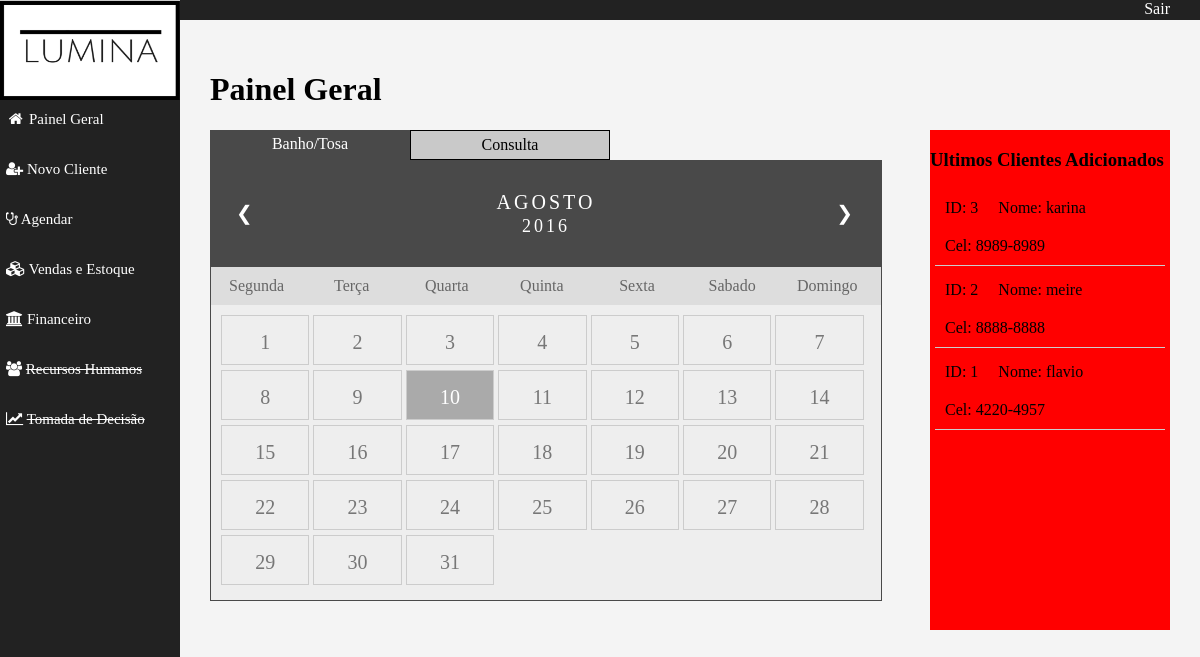
The app's page /home.php with its own data.
### tables this page shows
CREATE TABLE IF NOT EXISTS `clientes` (
  `ID_petshop` int(11) NOT NULL,
  `ID_cli` int(11) NOT NULL AUTO_INCREMENT,
  `Nome_cli` varchar(255) NOT NULL,
  `Tel_cli` varchar(255) NOT NULL,
  `Cel_cli` varchar(255) NOT NULL,
  `Cidade_cli` varchar(255) NOT NULL,
  `Rua_cli` varchar(255) NOT NULL,
  `Comp_cli` varchar(255) NOT NULL,
  PRIMARY KEY (`ID_cli`),
  KEY `ID_petshop` (`ID_petshop`)
);

### MySQL.php (called while the page is built, shortened)
<?php
class MySQL {
    var $host = "localhost";
    var $user = "root";
    var $password = "";
    var $link;
    function connect() {
        $this->link = mysql_connect($this->host, $this->user, $this->password);
    }
    function executeQuery($query) {
        $this->query = $query;
        if ($this->result = mysql_query($this->query)) {
            return $this->result;
        } else {
            echo "Ocorreu um erro na execução da SQL";
            echo "Erro :" . mysql_error();
            echo "SQL: " . $query;
            die();
            disconnect();
        }
    }
    function disconnect() {
        return mysql_close($this->link);
    }
}
?>

### home.php (the view, shortened to what this page needs)
<!DOCTYPE html>
<HTML>
    <HEAD>
        <link rel="stylesheet" type="text/css" href="style.css" />
        <link rel="stylesheet" href="font-awesome/css/font-awesome.min.css">
    </HEAD>
    <BODY>
        <?php
        include './MySQL.php';
            $mySQL = new MySQL;
            $query = "Select * from clientes ORDER BY ID_cli DESC LIMIT 10";
            $rsClientes = $mySQL->executeQuery($query);
        ?>
        <?php
        include './Menu.php';
        ?>
            <div class="cont-centro">
                <h1>Painel Geral</h1>
                <div class="TabControl">
                    <div id="header">
                        <ul class="abas">
                            <li>
                                <div class="aba">
                                    <span>Banho/Tosa<span>
                                            </div>
                                            </li>
                                            <li>
                                                <div class="aba">
                                                    <span>Consulta</span>
                                                </div>
                                            </li>
                                            </ul>
                                            </div>
                                            <div id="content">
                                                <div class="conteudo">
                                                    <div class="month">
                                                        <ul>
                                                            <li class="prev">❮</li>
                                                            <li class="next">❯</li>
                                                            <li style="text-align:center">
                                                                Agosto<br>
                                                                <span style="font-size:18px">2016</span>
                                                            </li>
                                                        </ul>
                                                    </div>
                                                    <ul class="weekdays">
                                                        <li>Segunda</li>
                                                        <li>Terça</li>
                                                        <li>Quarta</li>
                                                        <li>Quinta</li>
                                                        <li>Sexta</li>
                                                        <li>Sabado</li>
                                                        <li>Domingo</li>
                                                    </ul>
                                                    <ul class="days">
                                                        <li>1</li>
                                                        <li>2</li>
                                                        <li>3</li>
                                                        <li>4</li>
                                                        <li>5</li>
                                                        <li>6</li>
                                                        <li>7</li>
                                                        <li>8</li>
                                                        <li>9</li>
                                                        <li class="active">10</li>
                                                        <li>11</li>
                                                        <li>12</li>
                                                        <li>13</li>
                                                        <li>14</li>
                                                        <li>15</li>
                                                        <li>16</li>
                                                        <li>17</li>
                                                        <li>18</li>
                                                        <li>19</li>
                                                        <li>20</li>
                                                        <li>21</li>
                                                        <li>22</li>
                                                        <li>23</li>
                                                        <li>24</li>
                                                        <li>25</li>
                                                        <li>26</li>
                                                        <li>27</li>
                                                        <li>28</li>
                                                        <li>29</li>
                                                        <li>30</li>
                                                        <li>31</li>
                                                    </ul>
                                                </div>
                                            </div>
                                            </div>
                                            <div id="blocoHome">
                                                <h3>Ultimos Clientes Adicionados</h3>
                                                <?php
                                                while ($row = mysql_fetch_array($rsClientes, MYSQL_NUM)) {
                                                echo "<ul>
                                                <li class='li_home'>
                                                    <p class='prod_home'>ID: ".$row[1]."</p>"
                                                    . "<p class='prod_home'> Nome: ".$row[2]."</p>"
                                                    . "<p class='prod_home'> Cel: ".$row[3]."</p>
                                                </li>
                                                </ul>";
                                                }
                                                ?>
                                            </div>
                                            </div>
                                            </BODY>

### style.css (style rules this page uses)
body { margin: 0 auto; padding: 0px; border:0px; }
.cont-centro { height:900px; width:85%; background: #F4F4F4; float:right; padding: 30px; }
.TabControl { width:70%; overflow:hidden; height:auto; float:left; }
.TabControl #header { width:100%; overflow:hidden; cursor:pointer; }
.TabControl #content { width:100%; overflow:hidden; height:100%; }
.TabControl .abas { display:inline; }
.TabControl .abas li { float:left }
.aba { width:200px; height:30px; text-align:center; padding-top:5px; background:#c9c9c9; border:1px solid #000; }
.ativa span, .selected span { color:#fff }
.TabControl #content { background:#e5e5e5; }
.TabControl .conteudo { width:100%; background:#fcfff5; display:none; height:100%; color:#fff; border:1px solid #494949; }
.selected { width:200px; height:30px; text-align:center; padding-top:5px; background:#494949; border:0px; }
* { box-sizing:border-box; }
ul { list-style-type: none; }
.month { padding: 30px 25px; width: 100%; background: #494949; }
.month ul { margin: 0; padding: 0; }
.month ul li { color: white; font-size: 20px; text-transform: uppercase; letter-spacing: 3px; }
.month .prev { float: left; padding-top: 10px; }
.month .next { float: right; padding-top: 10px; }
.weekdays { margin: 0; padding: 10px 0; background-color: #ddd; }
.weekdays li { display: inline-block; width: 13.6%; color: #666; text-align: center; }
.days { padding: 10px; background: #eee; margin: 0; }
.days li { list-style-type: none; display: inline-block; width: 13.6%; height:50px; padding-top: 15px; text-align: center; margin-bottom: 5px; font-size:20px; color: #777; border: 1px solid #ccc; }
.days .active { background: #aaa; color: #fff; }
#blocoHome { background: #f00; height:500px; width: 25%; float:right; margin-bottom:20px; }
.prod_home { display: inline-block; margin: 10px; }
.li_home { width:100%; padding: 0px; border-bottom: 1px solid #ccc; }
ul { padding: 0px; margin: 5px; }

### records on screen
clientes: ID_cli "3", Nome_cli "karina", Tel_cli "8989-8989"
clientes: ID_cli "2", Nome_cli "meire", Tel_cli "8888-8888"
clientes: ID_cli "1", Nome_cli "flavio", Tel_cli "4220-4957"
